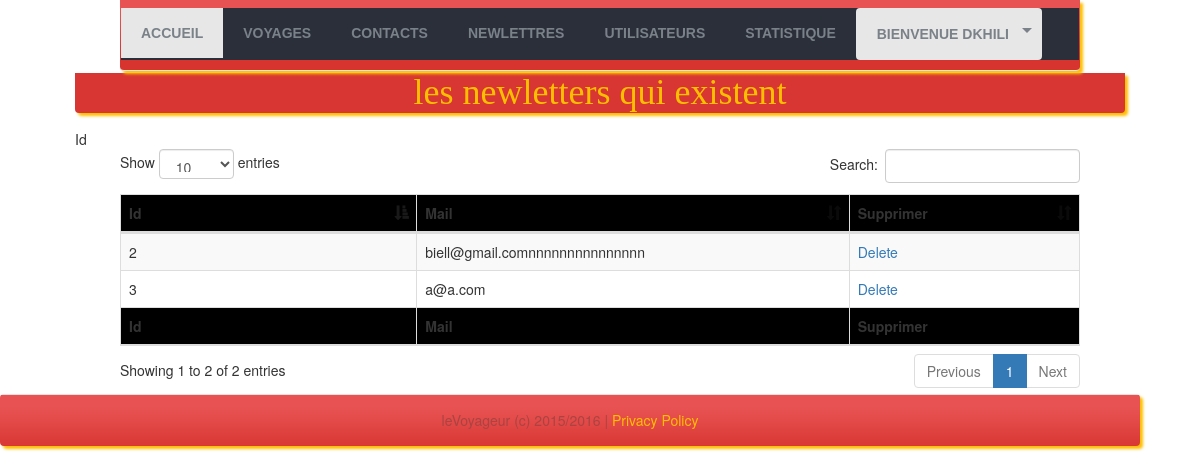
The app's page /levoyageurvCSSnatif/admin/newsletters.php (signed in) with its own data.
### tables this page shows
CREATE TABLE IF NOT EXISTS `newsletter` (
  `id_nl` int(11) NOT NULL AUTO_INCREMENT,
  `mail` varchar(30) NOT NULL,
  PRIMARY KEY (`id_nl`)
);

### levoyageurvCSSnatif/admin/newsletters.php (the view, shortened to what this page needs)
<!DOCTYPE html>
<html lang="fr">
<head>
	<?php
	 include("header.php");
	 ?>
</head>
<body>
<?php
if (empty ($_SESSION['logged'])) {
	exit(header("Location:connexion.php"));
}
else {
	include("nav.php");
  ?>
<div class=" container  content-body">
<div class=" row" style =" margin-top: 53px;"
>
<div class=" col-lg-12 col-md-12 col-xs-12 col-sm-12 text-center">
						<h1 class="head1"> les newletters  qui existent </h1>
					</div>
	<div class="   "  >
  	<?php
  	include('php/connect-db.php');
  	$col1="Id";
	$col2="Mail";
    $col3="Supprimer";
  	if ($result = $mysqli->query("SELECT * FROM newsletter"))
  	{
  		if ($result->num_rows > 0)
  		{
  			echo <<<EOT
<div id="example_wrapper" class="dataTables_wrapper form-inline dt-bootstrap">
   <div class="row">  {$col1}
      <div class="col-sm-12">
         <table id="example" class="table table-striped table-bordered dataTable" cellspacing="0" width="100%" role="grid" aria-describedby="example_info" style="width: 100%;">
            <thead>
               <tr role="row">
                  <th class="sorting_asc" tabindex="0" aria-controls="example" rowspan="1" colspan="1" aria-sort="ascending" aria-label=" {$col1} : activate to sort column descending" style="width: 138px;"> {$col1} </th>
                  <th class="sorting" tabindex="0" aria-controls="example" rowspan="1" colspan="1" aria-label="  {$col2}  : activate to sort column ascending" style="width: 219px;">  {$col2}  </th>
                  <th class="sorting" tabindex="0" aria-controls="example" rowspan="1" colspan="1" aria-label="  {$col3}  : activate to sort column ascending" style="width: 99px;">  {$col3}  </th>
                </tr>
            </thead>
            <tfoot>
               <tr>
                  <th rowspan="1" colspan="1">  {$col1}  </th>
                  <th rowspan="1" colspan="1">  {$col2}  </th>
                  <th rowspan="1" colspan="1">  {$col3}  </th>
                 </tr>
            </tfoot>
            <tbody>
EOT;
			$evenouodd=0;
  			while ($row = $result->fetch_object())
  			{
                if ($evenouodd==0) {
                	$evenouodd=1;
                	echo '<tr role="row" class="odd">';
                 }
                  else {
                  	$evenouodd=0;
                  	echo '<tr role="row" class="even">';
                 }
                 echo "<td>" . $row->id_nl . "</td>";
                 echo "<td>" . $row->mail . "</td>";
                  echo "<td><a href='deletetNL.php?id_nl=" . $row->id_nl . "'>Delete</a></td>";
                  echo "</tr>";
  				  			}
  			echo "</tbody>
         </table>
      </div>
   </div>
</div>
";
  		}
  		else
  		{
  			echo "il n'y a pas de Newletters!";
  		}
  	}
  	else
  	{
  		echo "Error: " . $mysqli->error;
  	}
  	?>
	</div>
</div>
</div>
  <?php
	include("footer.php");
}
?>
</body>
</html>

### levoyageurvCSSnatif/admin/css/voyageur.css (style rules this page uses)
.head1 { font-family: cursive; background-color: #D83632; border-bottom-left-radius: 10px; border-bottom-right-radius: 10px; text-overflow: ellipsis; color: #FFBE00; box-shadow: 3px 3px 3px #FFBE00; border-bottom-right-radius: 4px; border-bottom-left-radius: 4px; }
body { background-color: #E9EAED; }

### levoyageurvCSSnatif/css/natif.css (style rules this page uses)
@media (min-width: 1200px) { .container { width: 95%; } }
@media (min-width: 1200px) { .row { width: 95%; } }
@media (min-width: 1200px) { .col-lg-12 { width: 100%; } }
body { background-color: #E9EAED; }
table { background-color: gray; }
tr { background-color: white; }
th { background-color: black; }
.row { float: left; }
body { font-family: "Helvetica Neue", Helvetica, Arial, sans-serif; font-size: 14px; line-height: 1.42857143; color: #333; background-color: #fff; }
.container { margin: auto; padding-right: 15px; padding-left: 15px; margin-right: auto; margin-left: auto; }
.row { margin: auto; padding-right: 15px; padding-left: 15px; margin-right: auto; margin-left: auto; }
.col-lg-6,.col-lg-10,.col-lg-12,.col-lg-2, .col-lg-4, .col-lg-3 { margin-bottom: 6px; }

### levoyageurvCSSnatif/admin/css/natif.css (style rules this page uses)
@media (min-width: 1200px) { .container { width: 95%; } }
@media (min-width: 1200px) { .row { width: 100%; } }
table { background-color: gray; }
tr { background-color: white; }
th { background-color: black; }
.row { float: left; }
body { font-family: "Helvetica Neue", Helvetica, Arial, sans-serif; font-size: 14px; line-height: 1.42857143; color: #333; background-color: #fff; }
.container { margin: auto; padding-right: 15px; padding-left: 15px; margin-right: auto; margin-left: auto; }
.row { margin: auto; padding-right: 15px; padding-left: 15px; margin-right: auto; margin-left: auto; }

### records on screen
newsletter: id_nl "2", mail "biell@gmail.comnnnnnnnnnnnnnnn"
newsletter: id_nl "3", mail "a@a.com"

### other values on screen
$_SESSION['nom'] "DKHILI"
$col1 "Id"
$col2 "Mail"
$col3 "Supprimer"
